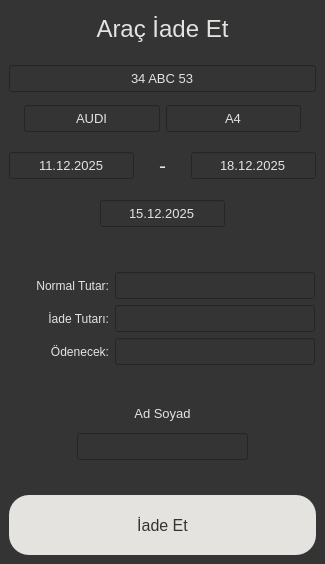
<?xml version="1.0" encoding="UTF-8"?>
<ui version="4.0">
 <class>MainWindow</class>
 <widget class="QMainWindow" name="MainWindow">
  <property name="geometry">
   <rect>
    <x>0</x>
    <y>0</y>
    <width>325</width>
    <height>564</height>
   </rect>
  </property>
  <property name="minimumSize">
   <size>
    <width>325</width>
    <height>564</height>
   </size>
  </property>
  <property name="maximumSize">
   <size>
    <width>325</width>
    <height>564</height>
   </size>
  </property>
  <property name="windowTitle">
   <string>Return Page</string>
  </property>
  <property name="styleSheet">
   <string notr="true">* {
    selection-background-color: #343434;   /* Seçim arkası */
    selection-color: #e4e3e0;              /* Seçili metnin rengi */
}

#centralwidget{
background-color: #343434
}
QPushButton{
color: #343434;
background-color: #e4e3e0;
border-radius: 20px;   /* Yuvarlamayı artır */
}
QLabel{
color:#e4e3e0;
}
QLineEdit{
color: #e4e3e0;
background-color: #343434;
selection-background-color: #343434;   /* Seçim arkası */
selection-color: #e4e3e0;              /* Seçili metnin rengi */
}
QSpinBox{
	background-color: #343434;
	color: #e4e3e0;
	selection-background-color: #e4e3e0;
    selection-color: #343434;
}

#lineEdit_adIade{
	selection-background-color: #e4e3e0;
    selection-color: #343434;
}

QMessageBox QLabel{
color: #000000
}
QMessageBox QPushButton {
    border: 1px solid #000000;
    border-radius: 4px;
    padding: 4px 12px;
}</string>
  </property>
  <widget class="QWidget" name="centralwidget">
   <layout class="QVBoxLayout" name="verticalLayout">
    <item>
     <widget class="QLabel" name="label_11">
      <property name="sizePolicy">
       <sizepolicy hsizetype="Preferred" vsizetype="Fixed">
        <horstretch>0</horstretch>
        <verstretch>0</verstretch>
       </sizepolicy>
      </property>
      <property name="minimumSize">
       <size>
        <width>100</width>
        <height>40</height>
       </size>
      </property>
      <property name="font">
       <font>
        <pointsize>18</pointsize>
       </font>
      </property>
      <property name="text">
       <string>Araç İade Et</string>
      </property>
      <property name="alignment">
       <set>Qt::AlignCenter</set>
      </property>
     </widget>
    </item>
    <item>
     <spacer name="verticalSpacer_3">
      <property name="orientation">
       <enum>Qt::Vertical</enum>
      </property>
      <property name="sizeType">
       <enum>QSizePolicy::Minimum</enum>
      </property>
      <property name="sizeHint" stdset="0">
       <size>
        <width>20</width>
        <height>10</height>
       </size>
      </property>
     </spacer>
    </item>
    <item>
     <widget class="QLineEdit" name="lineEdit_plakaIade">
      <property name="enabled">
       <bool>true</bool>
      </property>
      <property name="sizePolicy">
       <sizepolicy hsizetype="Preferred" vsizetype="Fixed">
        <horstretch>0</horstretch>
        <verstretch>0</verstretch>
       </sizepolicy>
      </property>
      <property name="minimumSize">
       <size>
        <width>100</width>
        <height>27</height>
       </size>
      </property>
      <property name="maximumSize">
       <size>
        <width>400</width>
        <height>16777215</height>
       </size>
      </property>
      <property name="font">
       <font>
        <pointsize>10</pointsize>
       </font>
      </property>
      <property name="layoutDirection">
       <enum>Qt::LeftToRight</enum>
      </property>
      <property name="text">
       <string>34 ABC 53</string>
      </property>
      <property name="alignment">
       <set>Qt::AlignCenter</set>
      </property>
      <property name="readOnly">
       <bool>true</bool>
      </property>
     </widget>
    </item>
    <item>
     <widget class="QWidget" name="widget" native="true">
      <property name="sizePolicy">
       <sizepolicy hsizetype="Preferred" vsizetype="Minimum">
        <horstretch>0</horstretch>
        <verstretch>0</verstretch>
       </sizepolicy>
      </property>
      <property name="minimumSize">
       <size>
        <width>0</width>
        <height>30</height>
       </size>
      </property>
      <layout class="QHBoxLayout" name="horizontalLayout">
       <property name="leftMargin">
        <number>15</number>
       </property>
       <property name="topMargin">
        <number>2</number>
       </property>
       <property name="rightMargin">
        <number>15</number>
       </property>
       <property name="bottomMargin">
        <number>3</number>
       </property>
       <item>
        <widget class="QLineEdit" name="lineEdit_markaIade">
         <property name="enabled">
          <bool>true</bool>
         </property>
         <property name="sizePolicy">
          <sizepolicy hsizetype="Fixed" vsizetype="Fixed">
           <horstretch>0</horstretch>
           <verstretch>0</verstretch>
          </sizepolicy>
         </property>
         <property name="minimumSize">
          <size>
           <width>100</width>
           <height>27</height>
          </size>
         </property>
         <property name="maximumSize">
          <size>
           <width>200</width>
           <height>16777215</height>
          </size>
         </property>
         <property name="font">
          <font>
           <pointsize>10</pointsize>
          </font>
         </property>
         <property name="text">
          <string>AUDI</string>
         </property>
         <property name="alignment">
          <set>Qt::AlignCenter</set>
         </property>
         <property name="readOnly">
          <bool>true</bool>
         </property>
        </widget>
       </item>
       <item>
        <widget class="QLineEdit" name="lineEdit_modelIade">
         <property name="enabled">
          <bool>true</bool>
         </property>
         <property name="sizePolicy">
          <sizepolicy hsizetype="Fixed" vsizetype="Fixed">
           <horstretch>0</horstretch>
           <verstretch>0</verstretch>
          </sizepolicy>
         </property>
         <property name="minimumSize">
          <size>
           <width>100</width>
           <height>27</height>
          </size>
         </property>
         <property name="maximumSize">
          <size>
           <width>200</width>
           <height>16777215</height>
          </size>
         </property>
         <property name="font">
          <font>
           <pointsize>10</pointsize>
          </font>
         </property>
         <property name="text">
          <string>A4</string>
         </property>
         <property name="alignment">
          <set>Qt::AlignCenter</set>
         </property>
         <property name="readOnly">
          <bool>true</bool>
         </property>
        </widget>
       </item>
      </layout>
     </widget>
    </item>
    <item>
     <widget class="QWidget" name="widget_2" native="true">
      <property name="sizePolicy">
       <sizepolicy hsizetype="Preferred" vsizetype="Minimum">
        <horstretch>0</horstretch>
        <verstretch>0</verstretch>
       </sizepolicy>
      </property>
      <property name="minimumSize">
       <size>
        <width>0</width>
        <height>30</height>
       </size>
      </property>
      <layout class="QHBoxLayout" name="horizontalLayout_2">
       <property name="leftMargin">
        <number>0</number>
       </property>
       <property name="topMargin">
        <number>2</number>
       </property>
       <property name="rightMargin">
        <number>0</number>
       </property>
       <property name="bottomMargin">
        <number>5</number>
       </property>
       <item>
        <widget class="QLineEdit" name="lineEdit_baslangicIade">
         <property name="enabled">
          <bool>true</bool>
         </property>
         <property name="sizePolicy">
          <sizepolicy hsizetype="Preferred" vsizetype="Fixed">
           <horstretch>0</horstretch>
           <verstretch>0</verstretch>
          </sizepolicy>
         </property>
         <property name="minimumSize">
          <size>
           <width>100</width>
           <height>27</height>
          </size>
         </property>
         <property name="maximumSize">
          <size>
           <width>400</width>
           <height>16777215</height>
          </size>
         </property>
         <property name="font">
          <font>
           <pointsize>10</pointsize>
          </font>
         </property>
         <property name="layoutDirection">
          <enum>Qt::LeftToRight</enum>
         </property>
         <property name="styleSheet">
          <string notr="true"/>
         </property>
         <property name="text">
          <string>11.12.2025</string>
         </property>
         <property name="alignment">
          <set>Qt::AlignCenter</set>
         </property>
         <property name="readOnly">
          <bool>true</bool>
         </property>
        </widget>
       </item>
       <item>
        <widget class="QLabel" name="label_7">
         <property name="sizePolicy">
          <sizepolicy hsizetype="Minimum" vsizetype="Fixed">
           <horstretch>0</horstretch>
           <verstretch>0</verstretch>
          </sizepolicy>
         </property>
         <property name="minimumSize">
          <size>
           <width>15</width>
           <height>27</height>
          </size>
         </property>
         <property name="maximumSize">
          <size>
           <width>120</width>
           <height>16777215</height>
          </size>
         </property>
         <property name="font">
          <font>
           <pointsize>16</pointsize>
          </font>
         </property>
         <property name="text">
          <string>-</string>
         </property>
         <property name="alignment">
          <set>Qt::AlignCenter</set>
         </property>
        </widget>
       </item>
       <item>
        <widget class="QLineEdit" name="lineEdit_bitisIade">
         <property name="enabled">
          <bool>true</bool>
         </property>
         <property name="sizePolicy">
          <sizepolicy hsizetype="Preferred" vsizetype="Fixed">
           <horstretch>0</horstretch>
           <verstretch>0</verstretch>
          </sizepolicy>
         </property>
         <property name="minimumSize">
          <size>
           <width>100</width>
           <height>27</height>
          </size>
         </property>
         <property name="maximumSize">
          <size>
           <width>400</width>
           <height>16777215</height>
          </size>
         </property>
         <property name="font">
          <font>
           <pointsize>10</pointsize>
          </font>
         </property>
         <property name="layoutDirection">
          <enum>Qt::LeftToRight</enum>
         </property>
         <property name="styleSheet">
          <string notr="true"/>
         </property>
         <property name="text">
          <string>18.12.2025</string>
         </property>
         <property name="alignment">
          <set>Qt::AlignCenter</set>
         </property>
         <property name="readOnly">
          <bool>true</bool>
         </property>
        </widget>
       </item>
      </layout>
     </widget>
    </item>
    <item>
     <widget class="QWidget" name="widget_3" native="true">
      <property name="sizePolicy">
       <sizepolicy hsizetype="Preferred" vsizetype="Minimum">
        <horstretch>0</horstretch>
        <verstretch>0</verstretch>
       </sizepolicy>
      </property>
      <property name="minimumSize">
       <size>
        <width>0</width>
        <height>30</height>
       </size>
      </property>
      <layout class="QHBoxLayout" name="horizontalLayout_3">
       <property name="leftMargin">
        <number>0</number>
       </property>
       <property name="topMargin">
        <number>2</number>
       </property>
       <property name="rightMargin">
        <number>0</number>
       </property>
       <property name="bottomMargin">
        <number>5</number>
       </property>
       <item>
        <spacer name="horizontalSpacer">
         <property name="orientation">
          <enum>Qt::Horizontal</enum>
         </property>
         <property name="sizeHint" stdset="0">
          <size>
           <width>50</width>
           <height>20</height>
          </size>
         </property>
        </spacer>
       </item>
       <item>
        <widget class="QLineEdit" name="lineEdit_tarihIade">
         <property name="enabled">
          <bool>true</bool>
         </property>
         <property name="sizePolicy">
          <sizepolicy hsizetype="Preferred" vsizetype="Fixed">
           <horstretch>0</horstretch>
           <verstretch>0</verstretch>
          </sizepolicy>
         </property>
         <property name="minimumSize">
          <size>
           <width>100</width>
           <height>27</height>
          </size>
         </property>
         <property name="maximumSize">
          <size>
           <width>400</width>
           <height>16777215</height>
          </size>
         </property>
         <property name="font">
          <font>
           <pointsize>10</pointsize>
          </font>
         </property>
         <property name="layoutDirection">
          <enum>Qt::LeftToRight</enum>
         </property>
         <property name="styleSheet">
          <string notr="true"/>
         </property>
         <property name="text">
          <string>15.12.2025</string>
         </property>
         <property name="alignment">
          <set>Qt::AlignCenter</set>
         </property>
         <property name="readOnly">
          <bool>true</bool>
         </property>
        </widget>
       </item>
       <item>
        <spacer name="horizontalSpacer_2">
         <property name="orientation">
          <enum>Qt::Horizontal</enum>
         </property>
         <property name="sizeHint" stdset="0">
          <size>
           <width>50</width>
           <height>20</height>
          </size>
         </property>
        </spacer>
       </item>
      </layout>
     </widget>
    </item>
    <item>
     <spacer name="verticalSpacer_4">
      <property name="orientation">
       <enum>Qt::Vertical</enum>
      </property>
      <property name="sizeType">
       <enum>QSizePolicy::Minimum</enum>
      </property>
      <property name="sizeHint" stdset="0">
       <size>
        <width>20</width>
        <height>30</height>
       </size>
      </property>
     </spacer>
    </item>
    <item>
     <layout class="QGridLayout" name="gridLayout">
      <item row="1" column="0">
       <widget class="QLabel" name="label_19">
        <property name="sizePolicy">
         <sizepolicy hsizetype="Maximum" vsizetype="Fixed">
          <horstretch>0</horstretch>
          <verstretch>0</verstretch>
         </sizepolicy>
        </property>
        <property name="minimumSize">
         <size>
          <width>80</width>
          <height>27</height>
         </size>
        </property>
        <property name="maximumSize">
         <size>
          <width>100</width>
          <height>16777215</height>
         </size>
        </property>
        <property name="font">
         <font>
          <pointsize>9</pointsize>
         </font>
        </property>
        <property name="text">
         <string>İade Tutarı:</string>
        </property>
        <property name="alignment">
         <set>Qt::AlignRight|Qt::AlignTrailing|Qt::AlignVCenter</set>
        </property>
       </widget>
      </item>
      <item row="0" column="0">
       <widget class="QLabel" name="label_6">
        <property name="sizePolicy">
         <sizepolicy hsizetype="Maximum" vsizetype="Fixed">
          <horstretch>0</horstretch>
          <verstretch>0</verstretch>
         </sizepolicy>
        </property>
        <property name="minimumSize">
         <size>
          <width>80</width>
          <height>27</height>
         </size>
        </property>
        <property name="maximumSize">
         <size>
          <width>100</width>
          <height>16777215</height>
         </size>
        </property>
        <property name="font">
         <font>
          <pointsize>9</pointsize>
         </font>
        </property>
        <property name="text">
         <string>Normal Tutar:</string>
        </property>
        <property name="alignment">
         <set>Qt::AlignRight|Qt::AlignTrailing|Qt::AlignVCenter</set>
        </property>
       </widget>
      </item>
      <item row="2" column="0">
       <widget class="QLabel" name="label_20">
        <property name="sizePolicy">
         <sizepolicy hsizetype="Maximum" vsizetype="Fixed">
          <horstretch>0</horstretch>
          <verstretch>0</verstretch>
         </sizepolicy>
        </property>
        <property name="minimumSize">
         <size>
          <width>80</width>
          <height>27</height>
         </size>
        </property>
        <property name="maximumSize">
         <size>
          <width>100</width>
          <height>16777215</height>
         </size>
        </property>
        <property name="font">
         <font>
          <pointsize>9</pointsize>
         </font>
        </property>
        <property name="text">
         <string>Ödenecek:</string>
        </property>
        <property name="alignment">
         <set>Qt::AlignRight|Qt::AlignTrailing|Qt::AlignVCenter</set>
        </property>
       </widget>
      </item>
      <item row="0" column="1">
       <widget class="QLineEdit" name="lineEdit_normalTutarIade">
        <property name="sizePolicy">
         <sizepolicy hsizetype="Fixed" vsizetype="Fixed">
          <horstretch>0</horstretch>
          <verstretch>0</verstretch>
         </sizepolicy>
        </property>
        <property name="minimumSize">
         <size>
          <width>150</width>
          <height>27</height>
         </size>
        </property>
        <property name="maximumSize">
         <size>
          <width>200</width>
          <height>16777215</height>
         </size>
        </property>
        <property name="font">
         <font>
          <pointsize>10</pointsize>
         </font>
        </property>
        <property name="focusPolicy">
         <enum>Qt::StrongFocus</enum>
        </property>
        <property name="text">
         <string/>
        </property>
        <property name="alignment">
         <set>Qt::AlignCenter</set>
        </property>
        <property name="readOnly">
         <bool>true</bool>
        </property>
       </widget>
      </item>
      <item row="1" column="1">
       <widget class="QLineEdit" name="lineEdit_iadeTutariIade">
        <property name="sizePolicy">
         <sizepolicy hsizetype="Fixed" vsizetype="Fixed">
          <horstretch>0</horstretch>
          <verstretch>0</verstretch>
         </sizepolicy>
        </property>
        <property name="minimumSize">
         <size>
          <width>150</width>
          <height>27</height>
         </size>
        </property>
        <property name="maximumSize">
         <size>
          <width>200</width>
          <height>16777215</height>
         </size>
        </property>
        <property name="font">
         <font>
          <pointsize>10</pointsize>
         </font>
        </property>
        <property name="focusPolicy">
         <enum>Qt::StrongFocus</enum>
        </property>
        <property name="text">
         <string/>
        </property>
        <property name="alignment">
         <set>Qt::AlignCenter</set>
        </property>
        <property name="readOnly">
         <bool>true</bool>
        </property>
       </widget>
      </item>
      <item row="2" column="1">
       <widget class="QLineEdit" name="lineEdit_odenecekIade">
        <property name="sizePolicy">
         <sizepolicy hsizetype="Fixed" vsizetype="Fixed">
          <horstretch>0</horstretch>
          <verstretch>0</verstretch>
         </sizepolicy>
        </property>
        <property name="minimumSize">
         <size>
          <width>150</width>
          <height>27</height>
         </size>
        </property>
        <property name="maximumSize">
         <size>
          <width>200</width>
          <height>16777215</height>
         </size>
        </property>
        <property name="font">
         <font>
          <pointsize>10</pointsize>
         </font>
        </property>
        <property name="focusPolicy">
         <enum>Qt::StrongFocus</enum>
        </property>
        <property name="text">
         <string/>
        </property>
        <property name="alignment">
         <set>Qt::AlignCenter</set>
        </property>
        <property name="readOnly">
         <bool>true</bool>
        </property>
       </widget>
      </item>
     </layout>
    </item>
    <item>
     <spacer name="verticalSpacer_2">
      <property name="orientation">
       <enum>Qt::Vertical</enum>
      </property>
      <property name="sizeType">
       <enum>QSizePolicy::Minimum</enum>
      </property>
      <property name="sizeHint" stdset="0">
       <size>
        <width>20</width>
        <height>20</height>
       </size>
      </property>
     </spacer>
    </item>
    <item alignment="Qt::AlignHCenter">
     <widget class="QWidget" name="widget_4" native="true">
      <layout class="QVBoxLayout" name="verticalLayout_2">
       <item>
        <widget class="QLabel" name="label_8">
         <property name="sizePolicy">
          <sizepolicy hsizetype="Preferred" vsizetype="Fixed">
           <horstretch>0</horstretch>
           <verstretch>0</verstretch>
          </sizepolicy>
         </property>
         <property name="minimumSize">
          <size>
           <width>80</width>
           <height>27</height>
          </size>
         </property>
         <property name="maximumSize">
          <size>
           <width>16777215</width>
           <height>16777215</height>
          </size>
         </property>
         <property name="font">
          <font>
           <pointsize>10</pointsize>
          </font>
         </property>
         <property name="layoutDirection">
          <enum>Qt::LeftToRight</enum>
         </property>
         <property name="text">
          <string>Ad Soyad</string>
         </property>
         <property name="alignment">
          <set>Qt::AlignCenter</set>
         </property>
        </widget>
       </item>
       <item>
        <widget class="QLineEdit" name="lineEdit_adIade">
         <property name="sizePolicy">
          <sizepolicy hsizetype="Preferred" vsizetype="Fixed">
           <horstretch>0</horstretch>
           <verstretch>0</verstretch>
          </sizepolicy>
         </property>
         <property name="minimumSize">
          <size>
           <width>171</width>
           <height>27</height>
          </size>
         </property>
         <property name="maximumSize">
          <size>
           <width>16777215</width>
           <height>16777215</height>
          </size>
         </property>
         <property name="font">
          <font>
           <pointsize>10</pointsize>
          </font>
         </property>
         <property name="focusPolicy">
          <enum>Qt::StrongFocus</enum>
         </property>
         <property name="text">
          <string/>
         </property>
        </widget>
       </item>
      </layout>
     </widget>
    </item>
    <item>
     <spacer name="verticalSpacer_5">
      <property name="orientation">
       <enum>Qt::Vertical</enum>
      </property>
      <property name="sizeType">
       <enum>QSizePolicy::Minimum</enum>
      </property>
      <property name="sizeHint" stdset="0">
       <size>
        <width>20</width>
        <height>20</height>
       </size>
      </property>
     </spacer>
    </item>
    <item>
     <widget class="QPushButton" name="pushButton_iade">
      <property name="sizePolicy">
       <sizepolicy hsizetype="Preferred" vsizetype="Fixed">
        <horstretch>0</horstretch>
        <verstretch>0</verstretch>
       </sizepolicy>
      </property>
      <property name="minimumSize">
       <size>
        <width>0</width>
        <height>60</height>
       </size>
      </property>
      <property name="font">
       <font>
        <pointsize>12</pointsize>
       </font>
      </property>
      <property name="layoutDirection">
       <enum>Qt::LeftToRight</enum>
      </property>
      <property name="text">
       <string>İade Et</string>
      </property>
     </widget>
    </item>
   </layout>
  </widget>
 </widget>
 <resources/>
 <connections/>
</ui>
